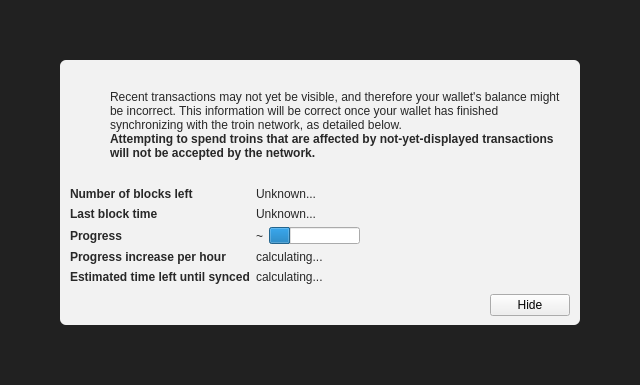
<?xml version="1.0" encoding="UTF-8"?>
<ui version="4.0">
 <class>ModalOverlay</class>
 <widget class="ModalOverlay" name="ModalOverlay">
  <property name="geometry">
   <rect>
    <x>0</x>
    <y>0</y>
    <width>640</width>
    <height>385</height>
   </rect>
  </property>
  <property name="windowTitle">
   <string>Form</string>
  </property>
  <layout class="QVBoxLayout" name="verticalLayout" stretch="0">
   <property name="sizeConstraint">
    <enum>QLayout::SetDefaultConstraint</enum>
   </property>
   <property name="leftMargin">
    <number>0</number>
   </property>
   <property name="topMargin">
    <number>0</number>
   </property>
   <property name="rightMargin">
    <number>0</number>
   </property>
   <property name="bottomMargin">
    <number>0</number>
   </property>
   <item>
    <widget class="QWidget" name="bgWidget" native="true">
     <property name="styleSheet">
      <string notr="true">#bgWidget { background: rgba(0,0,0,220); }</string>
     </property>
     <layout class="QVBoxLayout" name="verticalLayoutMain" stretch="1">
      <property name="leftMargin">
       <number>60</number>
      </property>
      <property name="topMargin">
       <number>60</number>
      </property>
      <property name="rightMargin">
       <number>60</number>
      </property>
      <property name="bottomMargin">
       <number>60</number>
      </property>
      <item>
       <widget class="QWidget" name="contentWidget" native="true">
        <property name="styleSheet">
         <string notr="true">#contentWidget { background: rgba(255,255,255,240); border-radius: 6px; }

QLabel { color: rgb(40,40,40);  }</string>
        </property>
        <layout class="QVBoxLayout" name="verticalLayoutSub" stretch="1,0,0,0">
         <property name="spacing">
          <number>0</number>
         </property>
         <property name="leftMargin">
          <number>10</number>
         </property>
         <property name="topMargin">
          <number>10</number>
         </property>
         <property name="rightMargin">
          <number>10</number>
         </property>
         <property name="bottomMargin">
          <number>10</number>
         </property>
         <item>
          <layout class="QHBoxLayout" name="horizontalLayoutIconText" stretch="0,1">
           <property name="topMargin">
            <number>20</number>
           </property>
           <item>
            <layout class="QVBoxLayout" name="verticalLayoutIcon">
             <property name="leftMargin">
              <number>0</number>
             </property>
             <item>
              <widget class="QPushButton" name="warningIcon">
               <property name="enabled">
                <bool>false</bool>
               </property>
               <property name="text">
                <string/>
               </property>
               <property name="icon">
                <iconset>
                 <normaloff>:/icons/warning</normaloff>
                 <disabledoff>:/icons/warning</disabledoff>:/icons/warning</iconset>
               </property>
               <property name="iconSize">
                <size>
                 <width>48</width>
                 <height>48</height>
                </size>
               </property>
               <property name="flat">
                <bool>true</bool>
               </property>
              </widget>
             </item>
             <item>
              <spacer name="verticalSpacerWarningIcon">
               <property name="orientation">
                <enum>Qt::Vertical</enum>
               </property>
               <property name="sizeHint" stdset="0">
                <size>
                 <width>20</width>
                 <height>40</height>
                </size>
               </property>
              </spacer>
             </item>
            </layout>
           </item>
           <item>
            <layout class="QVBoxLayout" name="verticalLayoutInfoText">
             <property name="leftMargin">
              <number>0</number>
             </property>
             <property name="topMargin">
              <number>0</number>
             </property>
             <item>
              <widget class="QLabel" name="infoText">
               <property name="text">
                <string>Recent transactions may not yet be visible, and therefore your wallet's balance might be incorrect. This information will be correct once your wallet has finished synchronizing with the troin network, as detailed below.</string>
               </property>
               <property name="textFormat">
                <enum>Qt::RichText</enum>
               </property>
               <property name="wordWrap">
                <bool>true</bool>
               </property>
              </widget>
             </item>
             <item>
              <widget class="QLabel" name="infoTextStrong">
               <property name="font">
                <font>
                 <weight>75</weight>
                 <bold>true</bold>
                </font>
               </property>
               <property name="text">
                <string>Attempting to spend troins that are affected by not-yet-displayed transactions will not be accepted by the network.</string>
               </property>
               <property name="textFormat">
                <enum>Qt::RichText</enum>
               </property>
               <property name="wordWrap">
                <bool>true</bool>
               </property>
              </widget>
             </item>
             <item>
              <spacer name="verticalSpacerInTextSpace">
               <property name="orientation">
                <enum>Qt::Vertical</enum>
               </property>
               <property name="sizeHint" stdset="0">
                <size>
                 <width>20</width>
                 <height>40</height>
                </size>
               </property>
              </spacer>
             </item>
            </layout>
           </item>
          </layout>
         </item>
         <item>
          <spacer name="verticalSpacerAfterText">
           <property name="orientation">
            <enum>Qt::Vertical</enum>
           </property>
           <property name="sizeHint" stdset="0">
            <size>
             <width>20</width>
             <height>40</height>
            </size>
           </property>
          </spacer>
         </item>
         <item>
          <layout class="QFormLayout" name="formLayout">
           <property name="fieldGrowthPolicy">
            <enum>QFormLayout::FieldsStayAtSizeHint</enum>
           </property>
           <property name="horizontalSpacing">
            <number>6</number>
           </property>
           <property name="verticalSpacing">
            <number>6</number>
           </property>
           <property name="topMargin">
            <number>10</number>
           </property>
           <item row="0" column="0">
            <widget class="QLabel" name="labelNumberOfBlocksLeft">
             <property name="font">
              <font>
               <weight>75</weight>
               <bold>true</bold>
              </font>
             </property>
             <property name="text">
              <string>Number of blocks left</string>
             </property>
            </widget>
           </item>
           <item row="0" column="1">
            <widget class="QLabel" name="numberOfBlocksLeft">
             <property name="text">
              <string>Unknown...</string>
             </property>
            </widget>
           </item>
           <item row="1" column="0">
            <widget class="QLabel" name="labelLastBlockTime">
             <property name="font">
              <font>
               <weight>75</weight>
               <bold>true</bold>
              </font>
             </property>
             <property name="text">
              <string>Last block time</string>
             </property>
            </widget>
           </item>
           <item row="1" column="1">
            <widget class="QLabel" name="newestBlockDate">
             <property name="sizePolicy">
              <sizepolicy hsizetype="Maximum" vsizetype="Preferred">
               <horstretch>0</horstretch>
               <verstretch>0</verstretch>
              </sizepolicy>
             </property>
             <property name="text">
              <string>Unknown...</string>
             </property>
            </widget>
           </item>
           <item row="2" column="0">
            <widget class="QLabel" name="labelSyncDone">
             <property name="font">
              <font>
               <weight>75</weight>
               <bold>true</bold>
              </font>
             </property>
             <property name="text">
              <string>Progress</string>
             </property>
            </widget>
           </item>
           <item row="2" column="1">
            <layout class="QHBoxLayout" name="horizontalLayoutSync" stretch="0,1">
             <item>
              <widget class="QLabel" name="percentageProgress">
               <property name="text">
                <string notr="true">~</string>
               </property>
              </widget>
             </item>
             <item>
              <widget class="QProgressBar" name="progressBar">
               <property name="value">
                <number>24</number>
               </property>
               <property name="format">
                <string/>
               </property>
              </widget>
             </item>
            </layout>
           </item>
           <item row="4" column="0">
            <widget class="QLabel" name="labelProgressIncrease">
             <property name="font">
              <font>
               <weight>75</weight>
               <bold>true</bold>
              </font>
             </property>
             <property name="text">
              <string>Progress increase per hour</string>
             </property>
            </widget>
           </item>
           <item row="4" column="1">
            <widget class="QLabel" name="progressIncreasePerH">
             <property name="text">
              <string>calculating...</string>
             </property>
            </widget>
           </item>
           <item row="5" column="0">
            <widget class="QLabel" name="labelEstimatedTimeLeft">
             <property name="font">
              <font>
               <weight>75</weight>
               <bold>true</bold>
              </font>
             </property>
             <property name="text">
              <string>Estimated time left until synced</string>
             </property>
            </widget>
           </item>
           <item row="5" column="1">
            <widget class="QLabel" name="expectedTimeLeft">
             <property name="text">
              <string>calculating...</string>
             </property>
            </widget>
           </item>
          </layout>
         </item>
         <item>
          <layout class="QHBoxLayout" name="horizontalLayoutButtons">
           <property name="leftMargin">
            <number>10</number>
           </property>
           <property name="topMargin">
            <number>10</number>
           </property>
           <item>
            <spacer name="horizontalSpacer">
             <property name="orientation">
              <enum>Qt::Horizontal</enum>
             </property>
             <property name="sizeHint" stdset="0">
              <size>
               <width>40</width>
               <height>20</height>
              </size>
             </property>
            </spacer>
           </item>
           <item>
            <widget class="QPushButton" name="closeButton">
             <property name="text">
              <string>Hide</string>
             </property>
            </widget>
           </item>
          </layout>
         </item>
        </layout>
       </widget>
      </item>
     </layout>
    </widget>
   </item>
  </layout>
 </widget>
 <customwidgets>
  <customwidget>
   <class>ModalOverlay</class>
   <extends>QWidget</extends>
   <header>modaloverlay.h</header>
   <container>1</container>
  </customwidget>
 </customwidgets>
 <resources/>
 <connections/>
</ui>
